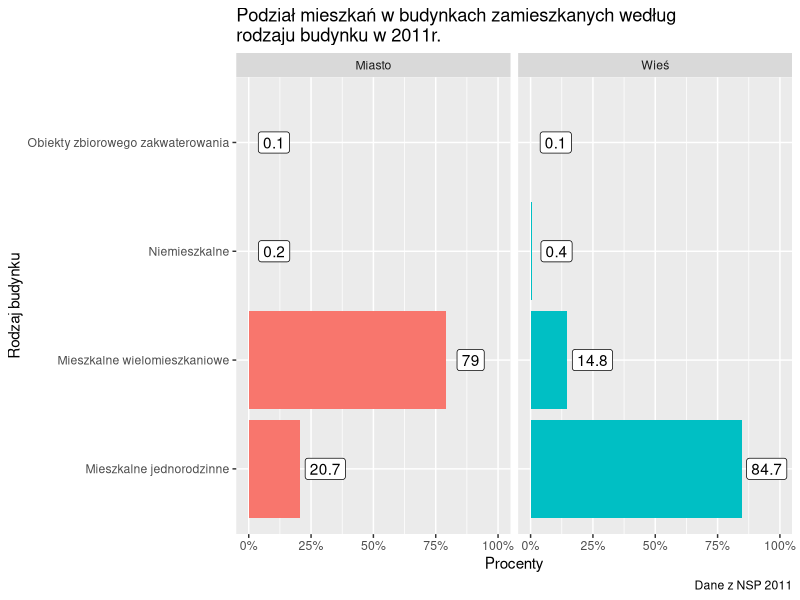

Here is the R script that generated this plot:
## ---- chunk 1
knitr::opts_chunk$set(echo = TRUE)
library(dplyr)
library(ggplot2)
## ---- chunk 2
df <- tibble(rodzaj_budynku = rep(c("Obiekty zbiorowego zakwaterowania", "Niemieszkalne", "Mieszkalne wielomieszkaniowe", "Mieszkalne jednorodzinne"), 2),
             procenty=c(0.1,0.2, 79,20.7,0.1,0.4,14.8,84.7),
             typ=rep(c("Miasto", "Wieś"), each=4))

## ---- chunk 3
ggplot(data=df, aes(x=rodzaj_budynku, y=procenty / 100)) + geom_bar(stat='identity', aes(fill=typ)) + geom_label(aes(label=procenty), nudge_y = 0.1) + 
  scale_y_continuous(labels = scales::percent, limits=c(0,1))  + facet_wrap(~typ) + theme(legend.position="none") +
  coord_flip() +  ylab("Procenty") + labs(title = 'Podział mieszkań w budynkach zamieszkanych według \nrodzaju budynku w 2011r.',caption = "Dane z NSP 2011") + xlab("Rodzaj budynku") 
